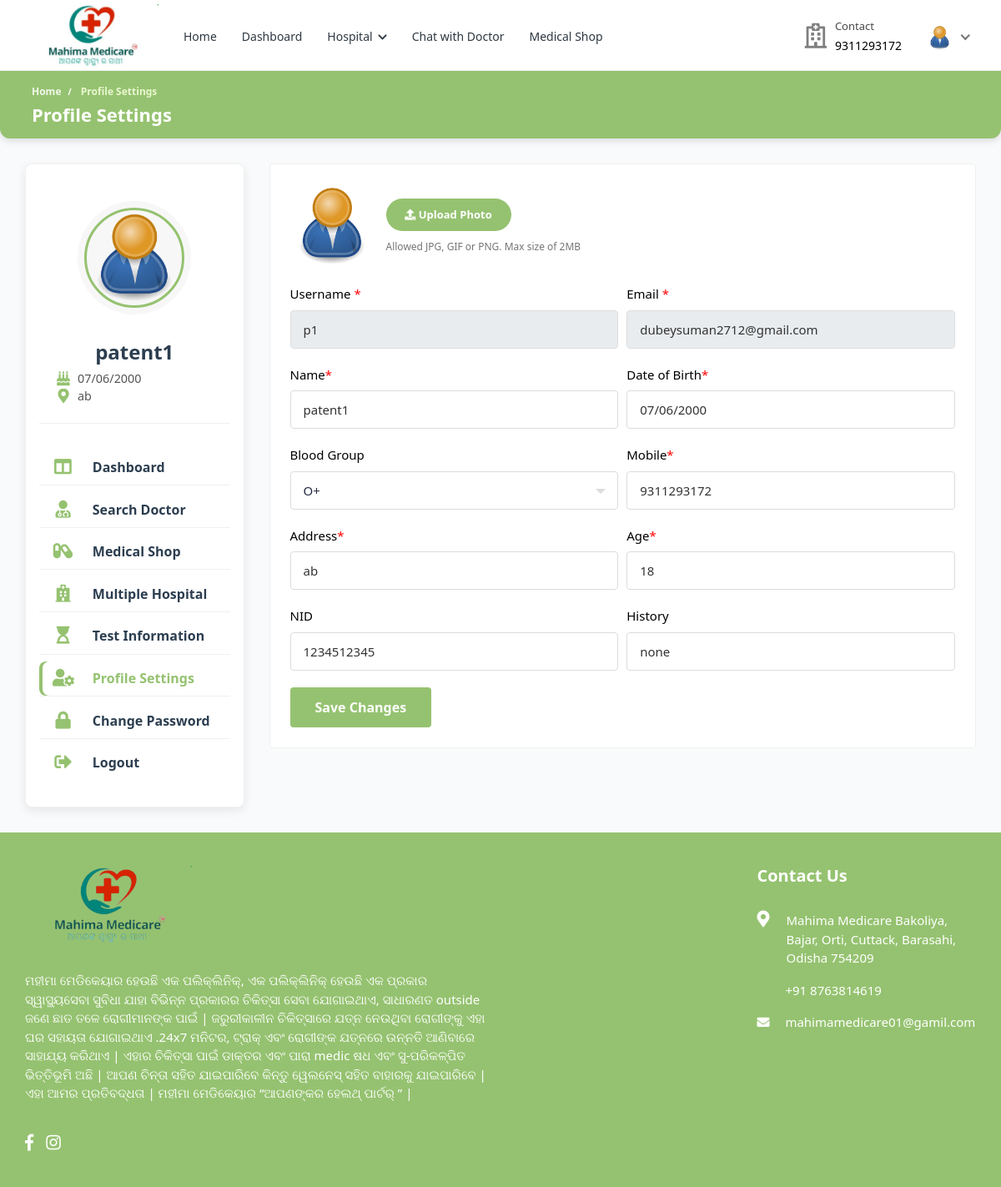
/profile-settings/ (signed in), run on the app's committed database.
### hospital/models.py (models this page shows, shortened)
class Patient(models.Model):
    patient_id = models.AutoField(primary_key=True)
    user = models.OneToOneField(User, on_delete=models.CASCADE, null=True, blank=True, related_name='patient')
    name = models.CharField(max_length=200, null=True, blank=True)
    username = models.CharField(max_length=200, null=True, blank=True)
    age = models.IntegerField(null=True, blank=True)
    email = models.EmailField(max_length=200, null=True, blank=True)
    phone_number = models.IntegerField(null=True, blank=True)
    address = models.CharField(max_length=200, null=True, blank=True)
    featured_image = models.ImageField(upload_to='patients/', default='patients/user-default.png', null=True, blank=True)
    blood_group = models.CharField(max_length=200, null=True, blank=True)
    history = models.CharField(max_length=200, null=True, blank=True)
    dob = models.CharField(max_length=200, null=True, blank=True)
    nid = models.CharField(max_length=200, null=True, blank=True)
    serial_number = models.CharField(max_length=200, null=True, blank=True)
    login_status = models.CharField(max_length=200, null=True, blank=True, default="offline")

### hospital/views.py (the view, shortened to what this page needs)
# urls.py: path('profile-settings/', views.profile_settings, name='profile-settings'),
@csrf_exempt
@login_required(login_url="login")
def profile_settings(request):
    if request.user.is_patient:
        patient = Patient.objects.get(user=request.user)
        old_featured_image = patient.featured_image
        if request.method == 'GET':
            context = {'patient': patient}
            return render(request, 'profile-settings.html', context)
    else:
        redirect('logout')

### templates/profile-settings.html (shortened to what this page needs)
{% load static %}
<!DOCTYPE html>
<html lang="en">
  <head>
    <link
      rel="stylesheet"
      href="{% static 'HealthStack-System/css/Normal/bootstrap.min.css' %}"
    />
    <link
      rel="stylesheet"
      href="{% static 'HealthStack-System/plugins/Normal/fontawesome/css/fontawesome.min.css' %}"
    />
    <link
      rel="stylesheet"
      href="{% static 'HealthStack-System/plugins/Normal/fontawesome/css/all.min.css' %}"
    />
    <link
      rel="stylesheet"
      href="{% static 'HealthStack-System/css/Normal/bootstrap-datetimepicker.min.css' %}"
    />
    <link
      rel="stylesheet"
      href="{% static 'HealthStack-System/plugins/Normal/select2/css/select2.min.css' %}"
    />
    <link
      rel="stylesheet"
      href="{% static 'HealthStack-System/css/Normal/style.css' %}"
    />
    <link href="https://use.fontawesome.com/releases/v5.7.2/css/all.css" rel="stylesheet" />
  </head>
  <body>
    <div class="main-wrapper">
      <header class="header">{% include 'patient_navbar.html' %}</header>
      <div class="breadcrumb-bar" style="background-color: #95C270;">
        <div class="container-fluid"style="background-color: #95C270;">
          <div class="row align-items-center">
            <div class="col-md-12 col-12">
              <nav aria-label="breadcrumb" class="page-breadcrumb">
                <ol class="breadcrumb">
                  <li class="breadcrumb-item"><a href="{% url 'patient-dashboard' %}">Home</a></li>
                  <li class="breadcrumb-item active" aria-current="page">
                    Profile Settings
                  </li>
                </ol>
              </nav>
              <h2 class="breadcrumb-title">Profile Settings</h2>
            </div>
          </div>
        </div>
      </div>
      <div class="content">
        <div class="container-fluid">
          <div class="row">
            <div class="col-md-5 col-lg-4 col-xl-3 theiaStickySidebar">
              <div>{% include 'patient-sidebar.html' %}</div>
            </div>
            <div class="col-md-7 col-lg-8 col-xl-9">
							<div class="card">
								<div class="card-body">
									<form action="{% url 'profile-settings' %}" method="POST" enctype="multipart/form-data">
										<div class="row form-row">
											<div class="col-12 col-md-12">
												<div class="form-group">
													<div class="change-avatar">
														<div class="profile-img">
															<img src="{{patient.featured_image.url}}" alt="User Image">
														</div>
														<div class="upload-img">
															<div class="change-photo-btn" style="background-color: #95C270;">
																<span><i class="fa fa-upload"></i> Upload Photo</span>
															</div>
															<small class="form-text text-muted">Allowed JPG, GIF or PNG. Max size of 2MB</small>
														</div>
													</div>
												</div>
											</div>
                      <div class="col-12 col-md-6">
                        <div class="form-group">
                          <label>Username <span class="text-danger">*</span></label>
                          <input type="text" class="form-control" readonly value="{{patient.username}}" >
                        </div>
											</div>
                      <div class="col-12 col-md-6">
                        <div class="form-group">
                          <label>Email <span class="text-danger">*</span></label>
                          <input type="text" class="form-control" readonly value="{{patient.email}}" >
                        </div>
											</div>
                      <div class="col-12 col-md-6">
												<div class="form-group">
													<label>Name<span class="text-danger">*</span></label>
													<input type="text" class="form-control" value="{{ patient.name }}" name="name">
												</div>
											</div>
											<div class="col-12 col-md-6">
												<div class="form-group">
													<label>Date of Birth<span class="text-danger">*</span></label>
														<input type="text" class="form-control datetimepicker" value="{{patient.dob}}" name="dob">
												</div>
											</div>
											<div class="col-12 col-md-6">
												<div class="form-group">
													<label>Blood Group</label>
												</div>
											</div>
											<div class="col-12 col-md-6">
												<div class="form-group">
													<label>Mobile<span class="text-danger">*</span></label>
													<input type="text" value="{{patient.phone_number}}" class="form-control" name="phone_number">
												</div>
											</div>
											<div class="col-12 col-md-6">
												<div class="form-group">
												<label>Address<span class="text-danger">*</span></label>
													<input type="text" class="form-control" value="{{patient.address}}" name="address">
												</div>
											</div>
                      <div class="col-12 col-md-6">
												<div class="form-group">
												<label>Age<span class="text-danger">*</span></label>
													<input type="text" class="form-control" value="{{patient.age}}" name="age">
												</div>
											</div>
											<div class="col-12 col-md-6">
												<div class="form-group">
													<label>NID</label>
													<input type="text" class="form-control" value="{{patient.nid}}" name="nid">
												</div>
											</div>
											<div class="col-12 col-md-6">
												<div class="form-group">
													<label>History</label>
													<input type="text" class="form-control" value="{{patient.history}}" name="history">
												</div>
											</div>
										</div>
                      <div class="submit-section" style="text-align:left;">
                          <button type="submit"
                              class="btn btn-primary submit-btn"
                              style="background-color: #95C270; border: none;">
                              Save Changes
                          </button>
                      </div>
								</div>
							</div>
						</div>
          </div>
        </div>
      </div>
      {% include 'footer.html' %}
    </div>
  </body>
</html>

### templates/patient_navbar.html (shortened to what this page needs)
{% load static %}
<nav class="navbar navbar-expand-lg header-nav">
  <div class="navbar-header">
    <a href="{% url 'hospital_home'%}" class="navbar-brand logo">
      <img
        src="{% static 'HealthStack-System/images/Normal/logo.png' %}"
        class="img-fluid"
        alt="Logo"
      />
    </a>
  </div>
  <div class="main-menu-wrapper">
    <ul class="main-nav">
      <li>
        <a href="{% url 'hospital_home'%}">Home</a>
      </li>
      <li>
        <a href="{% url 'patient-dashboard' %}">Dashboard</a>
      </li>
      <li class="has-submenu">
        <a href="#">Hospital <i class="fas fa-chevron-down"></i></a>
      </li>
      {% if user.is_authenticated and user.is_patient %}
      <li>
        <a href="{% url 'chat-home' pk=user.id %}">Chat with Doctor</a>
      </li>
      {% endif %}
      <li>
        <a href="{% url 'pharmacy_shop' %}">Medical Shop</a>
      </li>
    </ul>
  </div>
  <ul class="nav header-navbar-rht">
    <li class="nav-item contact-item">
      <div class="header-contact-img">
        <i class="far fa-hospital"></i>
      </div>
      <div class="header-contact-detail">
        <p class="contact-header">Contact</p>
        <p class="contact-info-header">{{patient.phone_number}}</p>
      </div>
    </li>
    <li class="nav-item dropdown has-arrow logged-item">
      <a href="#" class="dropdown-toggle nav-link" data-toggle="dropdown">
        <span class="user-img">
          <img
            class="rounded-circle"
            src="{{patient.featured_image.url}}"
            width="31"
            alt="Richard Wilson"
          />
        </span>
      </a>
    </li>
  </ul>
</nav>

### templates/patient-sidebar.html (shortened to what this page needs)
{% load static %}
<div class="profile-sidebar">
  <div class="widget-profile pro-widget-content">
    <div class="profile-info-widget">
      <a href="#" class="booking-doc-img">
        <img src="{{ patient.featured_image.url }}" alt="User Image" loading="lazy" />
      </a>
      <div class="profile-det-info">
        <h3>{{ patient.name }}</h3>
        <div class="patient-details">
          <h5>
            <i class="fas fa-birthday-cake"></i> {{ patient.dob }}
          </h5>
          <h5>
            <i class="fas fa-map-marker-alt"></i> {{ patient.address }}
          </h5>
        </div>
      </div>
    </div>
  </div>
  <nav class="dashboard-menu sidebar">
    <ul>
      <li class="{% if request.resolver_match.url_name == 'patient-dashboard' %}active{% endif %}">
        <a href="{% url 'patient-dashboard' %}">
          <i class="fas fa-columns"></i>
          <span>Dashboard</span>
        </a>
      </li>
      <li class="{% if request.resolver_match.url_name == 'search' %}active{% endif %}">
        <a href="{% url 'search' %}">
          <i class="fas fa-user-md"></i>
          <span>Search Doctor</span>
        </a>
      </li>
      <li class="{% if request.resolver_match.url_name == 'pharmacy_shop' %}active{% endif %}">
        <a href="{% url 'pharmacy_shop' %}">
          <i class="fas fa-capsules"></i>
          <span>Medical Shop</span>
        </a>
      </li>
      <li class="{% if request.resolver_match.url_name == 'multiple-hospital' %}active{% endif %}">
        <a href="{% url 'multiple-hospital' %}">
          <i class="fas fa-hospital"></i>
          <span>Multiple Hospital</span>
        </a>
      </li>
      <li class="{% if request.resolver_match.url_name == 'doctor-test-list' %}active{% endif %}">
        <a href="{% url 'doctor-test-list' %}" target="_blank">
          <i class="fas fa-hourglass-start"></i>
          <span>Test Information</span>
        </a>
      </li>
      <li class="{% if request.resolver_match.url_name == 'profile-settings' %}active{% endif %}">
        <a href="{% url 'profile-settings' %}">
          <i class="fas fa-user-cog"></i>
          <span>Profile Settings</span>
        </a>
      </li>
      <li class="{% if request.resolver_match.url_name == 'change-password' %}active{% endif %}">
        <a href="{% url 'change-password' pk=user.id %}">
          <i class="fas fa-lock"></i>
          <span>Change Password</span>
        </a>
      </li>
      <li>
        <a href="#" id="logout-link">
          <i class="fas fa-sign-out-alt"></i>
          <span>Logout</span>
        </a>
      </li>
    </ul>
  </nav>
</div>

### templates/profile-settings.html (style rules this page uses)
body { font-family: 'Segoe UI', Tahoma, Geneva, Verdana, sans-serif; background-color: #f9fafb; color: var(--text-dark); margin: 0; padding: 0; }
.breadcrumb-bar { background: linear-gradient(90deg, #95C270, #95C270); padding: 1rem 0.5rem; box-shadow: 0 3px 8px rgb(0 0 0 / 0.12); border-radius: 0 0 12px 12px; }
.breadcrumb-bar .breadcrumb { background: transparent; padding: 0; margin-bottom: 0.3rem; font-weight: 600; }
.breadcrumb-bar .breadcrumb-item a { color: #f0f6e9; transition: color 0.3s ease; }
.breadcrumb-bar .breadcrumb-item.active { color: #e9f7cf; }
.breadcrumb-title { color: #fff; font-weight: 700; font-size: 1.7rem; margin: 0; }

### templates/patient-sidebar.html (style rules this page uses)
:root { --primary-color: #95C270; --text-color: #2c3e50; --bg-color: #fff; --hover-bg-color: #e6f0c8; --border-radius: 8px; --transition-speed: 0.3s; }
.profile-sidebar { background: var(--bg-color); border-radius: var(--border-radius); box-shadow: 0 4px 12px rgb(0 0 0 / 0.08); padding: 1.5rem 1rem; max-width: 400px; font-family: 'Segoe UI', Tahoma, Geneva, Verdana, sans-serif; }
.widget-profile { text-align: center; margin-bottom: 2rem; }
.booking-doc-img img { width: 110px; height: 110px; object-fit: cover; border-radius: 50%; border: 3px solid var(--primary-color); transition: transform var(--transition-speed); }
.profile-det-info h3 { margin-top: 1rem; margin-bottom: 0.5rem; font-weight: 700; font-size: 1.5rem; color: var(--text-color); }
.patient-details h5 { color: #555; font-weight: 500; font-size: 0.9rem; margin: 0.2rem 0; display: flex; align-items: center; gap: 0.5rem; }
.patient-details h5 i { color: var(--primary-color); font-size: 1.1rem; }
.dashboard-menu.sidebar ul { list-style: none; padding: 0; margin: 0; }
.dashboard-menu.sidebar ul li { margin-bottom: 0.5rem; }
.dashboard-menu.sidebar ul li a { display: flex; align-items: center; gap: 0.8rem; padding: 0.65rem 1rem; border-radius: var(--border-radius); color: var(--text-color); font-weight: 600; font-size: 1rem; text-decoration: none; transition: background-color var(--transition-speed), color var(--transition-speed); }
.dashboard-menu.sidebar ul li a i { font-size: 1.3rem; width: 25px; text-align: center; color: var(--primary-color); }
.dashboard-menu.sidebar ul li.active > a { background-color: var(--active-bg-color); color: var(--primary-color) !important; box-shadow: inset 4px 0 0 var(--primary-color); }

### data on the page
Patient: phone_number "9311293172", featured_image (placeholder picture), name "patent1", dob "07/06/2000", address "ab", username "p1", email "dubeysuman2712@gmail.com", age "18", nid "1234512345", history "none"
